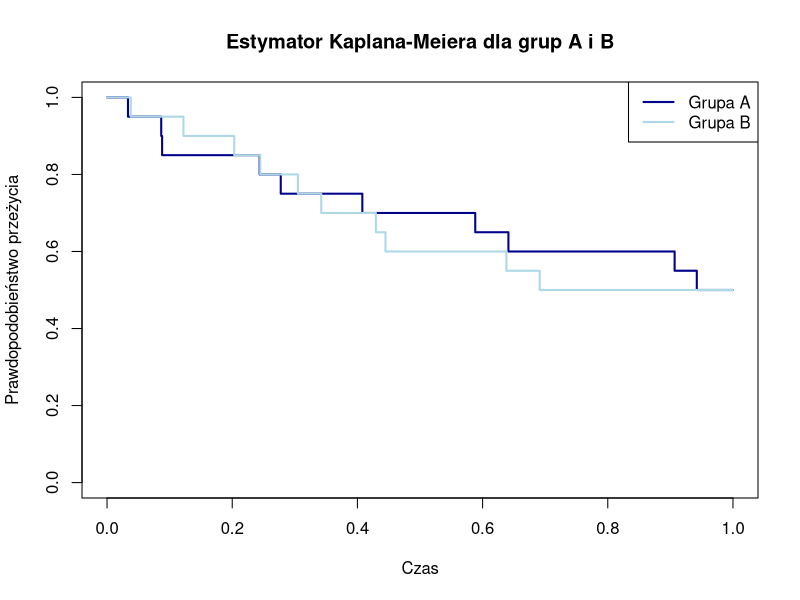
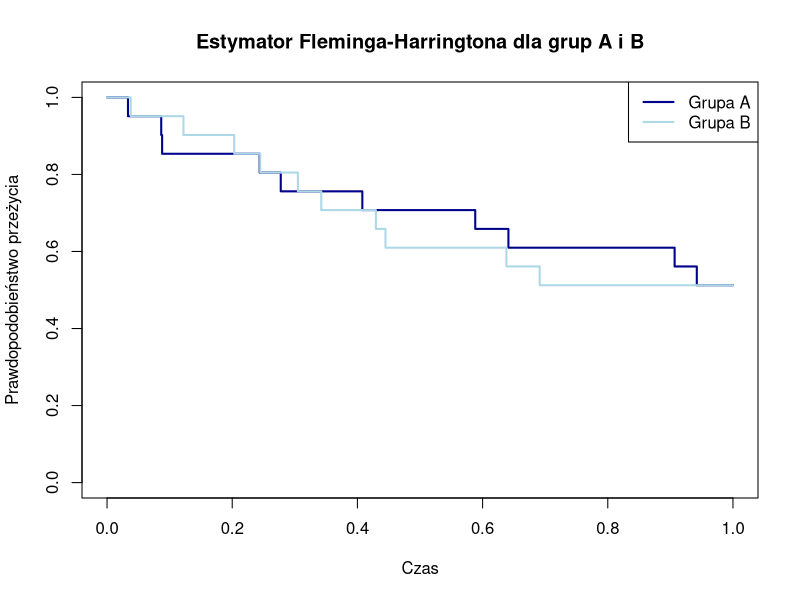
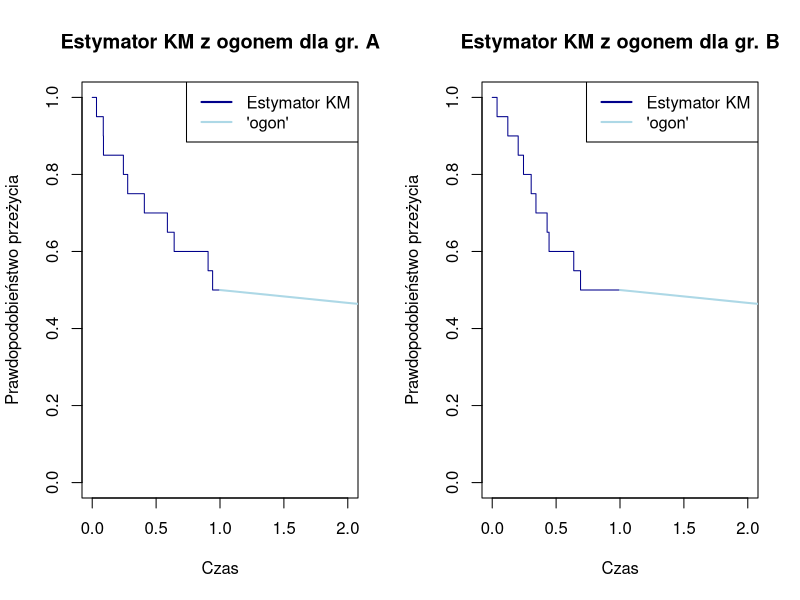
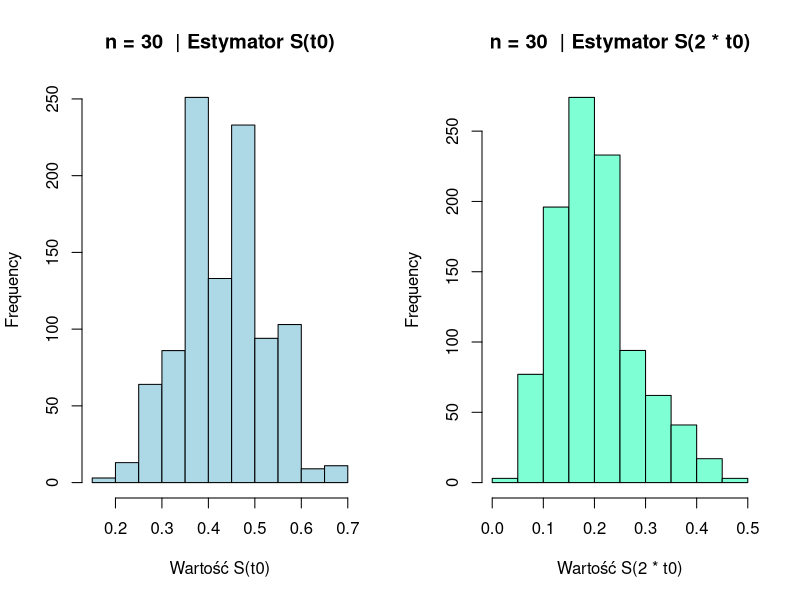
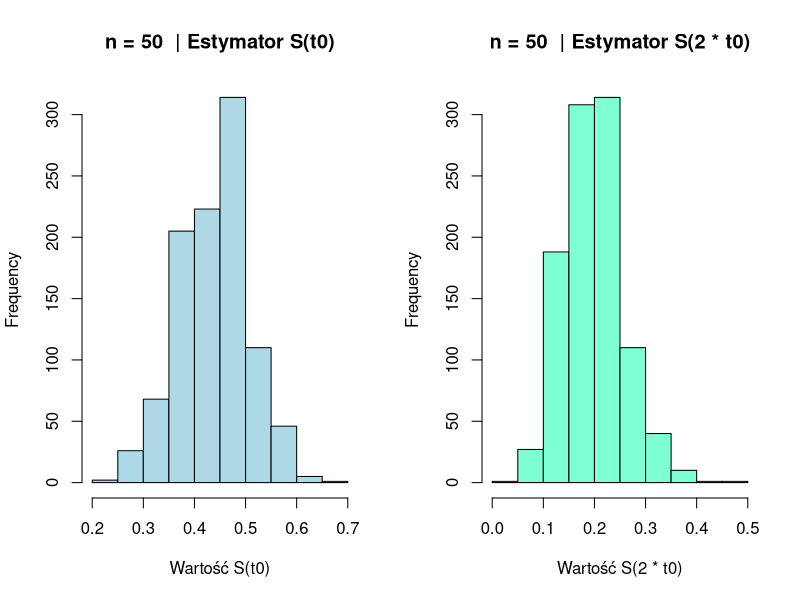
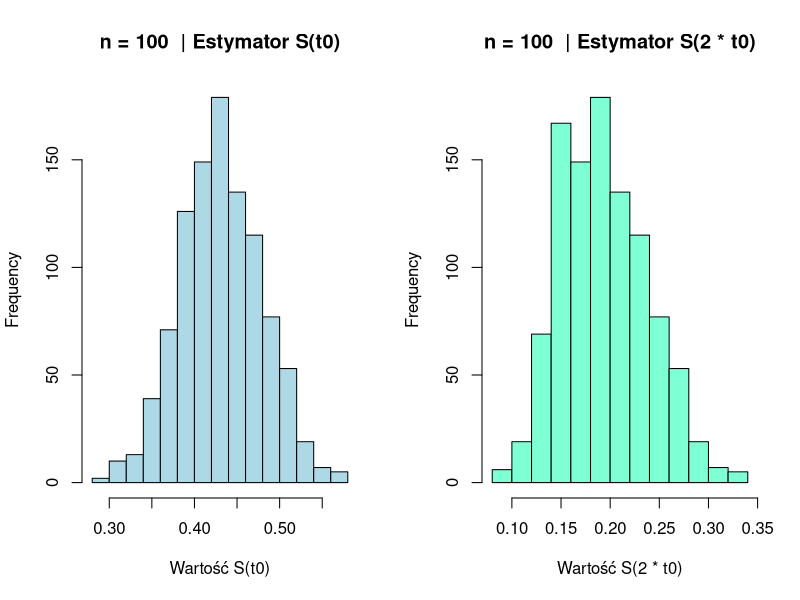

Write the R code that produced these figures, in order.
## ---- chunk 1
knitr::opts_chunk$set(warning = FALSE, message = FALSE) 
knitr::opts_chunk$set(fig.pos = "H", out.extra = "", fig.align = "center")
library(knitr)
library(kableExtra)
## ---- chunk 2
n=20
t0=1
delta=numeric(n)
grupa_A <- numeric(n)
grupa_B <- numeric(n)

grupa_A[1:10] <- c(0.03345514, 0.08656403, 0.08799947, 0.24385821, 0.27755032,
0.40787247, 0.58825664, 0.64125620, 0.90679161, 0.94222208)

grupa_B[1:10] <- c(0.03788958, 0.12207257, 0.20319983, 0.24474299, 0.30492413,
0.34224462, 0.42950144, 0.44484582, 0.63805066, 0.69119721)

## cenzurowanie I-go typu

grupa_A[11:20] <- t0
grupa_B[11:20] <- t0

delta_A <- c(rep(1, 10), rep(0, 10))
delta_B <- c(rep(1, 10), rep(0, 10))

dane_A <- data.frame(czas = grupa_A, delta = delta_A)
dane_B <- data.frame(czas = grupa_B, delta = delta_B)
## ---- chunk 3

## zostawione dla histori
KM <- function(t,dane){
    n <- length(dane)
    i <- 1
    iloczyn <- 1
    while (i <= n && dane$czas[i] <= t) {
      iloczyn = iloczyn *(1-dane$delta[i]/(n-i+1))
      i=i+1
    }
    return(iloczyn)
}

## ---- chunk 4
library(survival)

km_fit_a <- survfit(Surv(czas,delta)~1, dane_A)
result_km_a <- data.frame(time = km_fit_a$time, surv = km_fit_a$surv)

km_fit_b <- survfit(Surv(czas,delta)~1, dane_B)
result_km_b <- data.frame(time = km_fit_b$time, surv = km_fit_b$surv)


plot(km_fit_a, col = "darkblue",conf.int = FALSE, lwd = 2, 
     xlab = "Czas", ylab = "Prawdopodobieństwo przeżycia", 
     main = "Estymator Kaplana-Meiera dla grup A i B",
     xlim = c(0, 1))
lines(km_fit_b, col = "lightblue",conf.int = FALSE, lwd = 2)
legend("topright",
       legend = c("Grupa A", "Grupa B"),
       col = c("darkblue", "lightblue"),
       lwd = 2)
## ---- chunk 5
fh_fit_a <- survfit(Surv(czas,delta)~1, dane_A, type = "fleming-harrington")
result_fh_a <- data.frame(time = fh_fit_a$time, surv = fh_fit_a$surv)

fh_fit_b <- survfit(Surv(czas,delta)~1, dane_B, type = "fleming-harrington")
result_fh_b <- data.frame(time = fh_fit_b$time, surv = fh_fit_b$surv)

plot(fh_fit_a, conf.int = FALSE, col = "darkblue", lwd = 2, 
     xlab = "Czas", ylab = "Prawdopodobieństwo przeżycia", 
     main = "Estymator Fleminga-Harringtona dla grup A i B",
     xlim = c(0, 1))
lines(fh_fit_b,conf.int = FALSE, col = "lightblue", lwd = 2)
legend("topright",
       legend = c("Grupa A", "Grupa B"),
       col = c("darkblue", "lightblue"),
       lwd = 2)
## ---- chunk 6

est <- function(time,km,t0){
  y <- numeric(length(time))
  i <- 1
  for (t in time){
    y[i] <- exp(log(min(km))*t/t0)
    i = i+1
  }
  return(y)
}

wykres <- function(dane,t0,nazwa_wykresu){
  km_fit <- survfit(Surv(czas,delta)~1, dane)
  ogonx <- seq(from = (t0), to = 2*t0, by = 0.1)
  ogony <- est(ogonx,km_fit$surv,t0)
  plot(km_fit, col = "darkblue",conf.int = FALSE,
       xlab = "Czas", ylab = "Prawdopodobieństwo przeżycia", 
       main = nazwa_wykresu,
       xlim = c(0, t0*2))
  lines(ogony, col = "lightblue", lwd = 2)
  legend("topright",
         legend = c("Estymator KM", "'ogon'"),
         col = c("darkblue", "lightblue"),
         lwd = 2)
}
## ---- chunk 7

par(mfrow = c(1,2))
wykres(dane_A,1,"Estymator KM z ogonem dla gr. A")

wykres(dane_B,1,"Estymator KM z ogonem dla gr. B")
## ---- chunk 8
typ_I <- function(t0, alfa, lambda, n){
  p <- runif(n)
  X<-numeric(n)
  delta <-numeric(n)
  for(i in 1:n){
  X[i]=(-(1/lambda))*log(1-(p[i])^(1/alfa))
  if(X[i]>t0){
    X[i] <- t0
    delta[i] <- 0
  }else{delta[i]<-1}}
  return(data.frame(X = X, delta = delta))
}
est <- function(time,km,t0){
  y <- numeric(length(time))
  i <- 1
  for (t in time){
    y[i] <- exp(log(min(km))*t/t0)
    i = i+1
  }
  return(y)
}
est_KM_ogon <- function(dane,t0){
  km_fit <- survfit(Surv(X,delta)~1, dane)
  ogonx <- seq(from = (t0+0.1), to = 2*t0, by = 0.1)
  ogony <- est(ogonx,km_fit$surv,t0)
  fy <- c(km_fit$surv, ogony)
  fx <- c(km_fit$time, ogonx)
  funkcja <- data.frame(x = fx, y = fy)
  xt0 <- funkcja$y[funkcja$x == t0]
  x2t0 <- funkcja$y[funkcja$x == 2*t0]
  return(c(xt0,x2t0))
  
}
par(mfrow = c(1,2))

histogramy <- function(alfa,lambda,t0,m,n_list){
  for(n in n_list){
    st0 <- numeric(m)
    s2t0 <- numeric(m)
    for(i in (1:m)){
      dane <- typ_I(t0,alfa,lambda,n)
      s <- est_KM_ogon(dane,t0)
      st0[i]<- s[1]
      s2t0[i]<- s[2]
    }
    hist(st0, col = "lightblue", 
         main = paste("n =", n, " | Estymator S(t0)"), 
         xlab = "Wartość S(t0)")
    hist(s2t0, col = "aquamarine",
         main = paste("n =", n, " | Estymator S(2 * t0)"), 
         xlab = "Wartość S(2 * t0)")
  }
}
n_list <- c(30,50,100)
alfa <- 4
lambda <- 1
t0 <- sqrt(alfa)/lambda
m <- 1000

histogramy(alfa,lambda,t0,m,n_list)
## ---- chunk 9
library(survival)
est <- function(t,km,t0){return(exp(log(km)*t/t0))}
## ---- chunk 10
sr_czas_KM <- function(dane,t0){
  km_fit <- survfit(Surv(czas,delta)~1, dane)
  bez_ogonu <- sum(diff(c(0,km_fit$time))*c(1,km_fit$surv[-length(km_fit$surv)]))
  ogon <- integrate(function(t) est(t, min(km_fit$surv), t0), t0, Inf)$value
  w <- bez_ogonu + ogon
  return(w)
}
## ---- chunk 11
sr_czas_FH <- function(dane,t0){
  km_fit <- survfit(Surv(czas,delta)~1, dane, type= "fleming-harrington")
  bez_ogonu <- sum(diff(c(0,km_fit$time))*c(1,km_fit$surv[-length(km_fit$surv)]))
  ogon <- integrate(function(t) est(t, min(km_fit$surv), t0), t0, Inf)$value
  w <- bez_ogonu + ogon
  return(w)
}
## ---- chunk 12
n=20
t0=1
delta=numeric(n)
grupa_A <- numeric(n)
grupa_B <- numeric(n)

grupa_A[1:10] <- c(0.03345514, 0.08656403, 0.08799947, 0.24385821, 0.27755032,
0.40787247, 0.58825664, 0.64125620, 0.90679161, 0.94222208)

grupa_B[1:10] <- c(0.03788958, 0.12207257, 0.20319983, 0.24474299, 0.30492413,
0.34224462, 0.42950144, 0.44484582, 0.63805066, 0.69119721)

## cenzurowanie I-go typu

grupa_A[11:20] <- t0
grupa_B[11:20] <- t0

delta_A <- c(rep(1, 10), rep(0, 10))
delta_B <- c(rep(1, 10), rep(0, 10))

dane_A <- data.frame(czas = grupa_A, delta = delta_A)
dane_B <- data.frame(czas = grupa_B, delta = delta_B)
## ---- chunk 13
KM_A<-sr_czas_KM(dane_A,1)
FH_A<-sr_czas_FH(dane_A,1)

KM_B<-sr_czas_KM(dane_B,1)
FH_B<-sr_czas_FH(dane_B,1)

tabela <- data.frame(
  dane_A = c(KM_A, FH_A),
  dane_B = c(KM_B, FH_B),
  row.names = c("estymator KM", "estymator FH")
)

kable(tabela, format = "latex", 
      booktabs = TRUE, caption = "Porównanie estymatorów") %>%
kable_styling(latex_options = c("hold_position"))
## ---- chunk 14

library(survival)
est <- function(t,km,t0){return(exp(log(km)*t/t0))}


estymator <- function(dane, alfa){
  czas <- numeric(length(dane))
  delta <- numeric(length(dane))
  r <- numeric(length(dane))
  d <- numeric(length(dane))
  
  
  
  for (i in 1:length(dane)) {
    if (grepl("\\+$", dane[i])) {  
     czas[i] <- as.numeric(sub("\\+$", "", dane[i])) 
     delta[i] <- 0
   } else {
     czas[i] <- as.numeric(dane[i])
     delta[i] <- 1
   }
  }
  dane_ramka <- data.frame(czas = czas, delta = delta)
  dane_ramka <- dane_ramka[order(dane_ramka$czas), ]
  S <- dane_ramka[dane_ramka$delta==1, ] 
  V=0
  
  n <- length(dane_ramka$czas)
  D <- sum(dane_ramka$delta == 0)                 
  t_plus <- max(dane_ramka$czas)  
  
  tau <- n / D * t_plus
  
  km_fit <- survfit(Surv(czas,delta)~1,data=dane_ramka)
  d=km_fit$n.event
  r=km_fit$n.risk
  
  czasy_zdarzen <- km_fit$time  
  K <- length(czasy_zdarzen)

  S_tplus <- tail(km_fit$surv, 1)

  for(i in 1:K){
    I <- integrate(function(t) est(t, S_tplus, tau),czasy_zdarzen[i], tau)$value
    V <- V + (I^2) * d[i] / (r[i] - d[i])
  }

  mi_tau <- integrate(function(t) est(t, S_tplus, tau),0, tau)$value
    
  T_L <- mi_tau - qnorm(1 - alfa/2) * sqrt(V)
  T_U <- mi_tau + qnorm(1 - alfa/2) * sqrt(V)
  return(c(T_L,T_U))
    
}
## ---- chunk 15
pacjentki_niski_stopien <- c("28", "89", "175", "195", "309", 
                             "377+", "393+", "421+", "447+",
                             "462", "709+", "744+", "770+", 
                             "1106+", "1206+")

pacjentki_wysoki_stopien <- c("34", "88", "137", "199", "280",
                              "291", "299+", "300+", "309",
                              "351", "358", "369", "369", "370", 
                              "375", "382", "392",
                              "429+", "451", "1119+")

P1 <- round(estymator(pacjentki_niski_stopien, alfa=0.05),2)
P2 <- round(estymator(pacjentki_wysoki_stopien, alfa=0.05),2)
